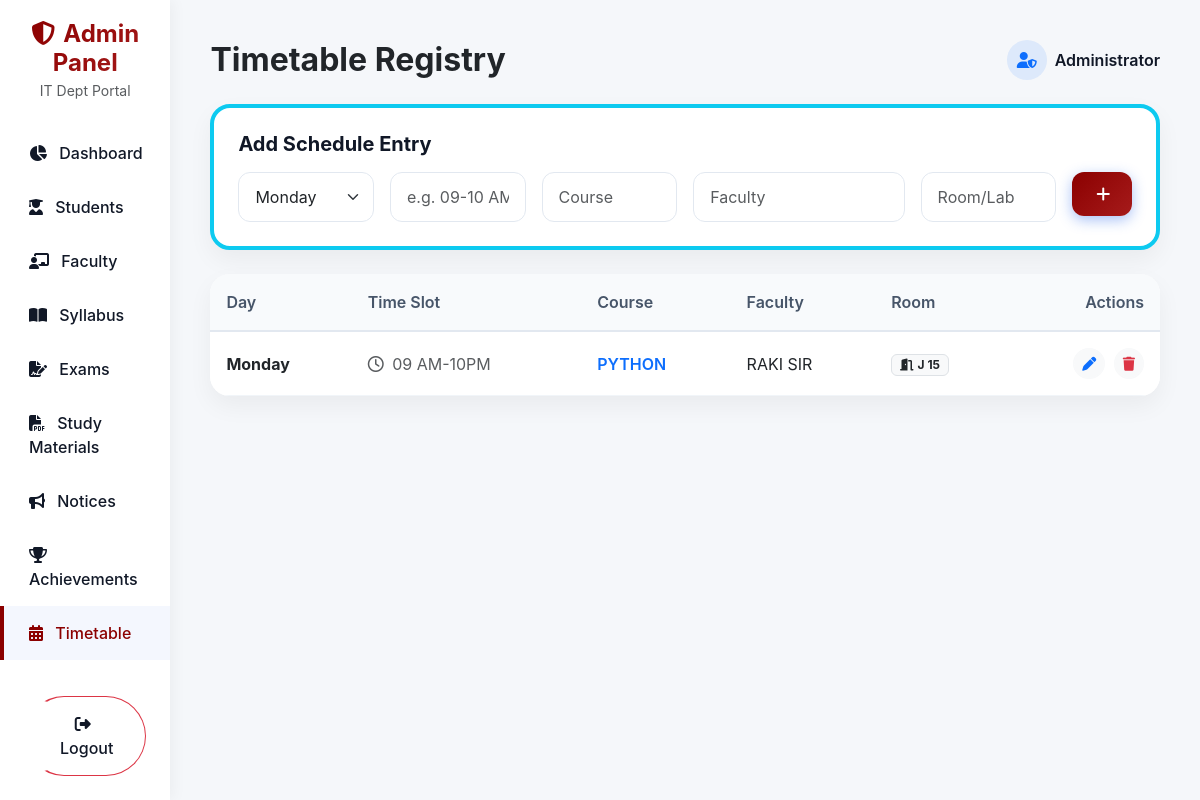
/admin/timetable/ (signed in), run on the app's committed database.
### models.py (models this page shows)
class TimeTable(SQLModel, table=True):
    id: Optional[int] = Field(default=None, primary_key=True)
    day_of_week: str
    time_slot: str
    course_code: str
    faculty_name: str
    room_no: str

### routers/timetable_router.py (the view)
@router.get("/")
def list_timetable(request: Request, db: Session = Depends(get_session), admin=Depends(check_admin)):
    entries = db.exec(select(TimeTable)).all()
    return templates.TemplateResponse("admin/timetable_list.html", {"request": request, "entries": entries})

### templates/admin/timetable_list.html (shortened to what this page needs)
{% extends "admin/admin_base.html" %}
{% block header %}Timetable Registry{% endblock %}
{% block content %}
<div class="glass-card p-4 mb-4 border-top border-4 border-info">
    <h5 class="fw-bold mb-3">Add Schedule Entry</h5>
    <form action="/admin/timetable/add" method="post" class="row g-3">
        <div class="col-md-2">
            <select name="day_of_week" class="form-select form-control">
                <option value="Monday">Monday</option>
            </select>
        </div>
        <div class="col-md-2">
            <input type="text" name="time_slot" class="form-control" placeholder="e.g. 09-10 AM" required>
        </div>
        <div class="col-md-2">
            <input type="text" name="course_code" class="form-control" placeholder="Course" required>
        </div>
        <div class="col-md-3">
            <input type="text" name="faculty_name" class="form-control" placeholder="Faculty" required>
        </div>
        <div class="col-md-2">
            <input type="text" name="room_no" class="form-control" placeholder="Room/Lab" required>
        </div>
        <div class="col-md-1">
            <button type="submit" class="btn btn-gradient w-100"><i class="fa-solid fa-plus"></i></button>
        </div>
    </form>
</div>
<div class="table-responsive table-glass">
    <table class="table table-hover mb-0">
        <thead>
            <tr>
                <th>Day</th>
                <th>Time Slot</th>
                <th>Course</th>
                <th>Faculty</th>
                <th>Room</th>
                <th class="text-end">Actions</th>
            </tr>
        </thead>
        <tbody>
            {% for entry in entries %}
            <tr>
                <td class="fw-bold">{{ entry.day_of_week }}</td>
                <td class="text-muted"><i class="fa-regular fa-clock me-1"></i> {{ entry.time_slot }}</td>
                <td class="fw-semibold text-primary">{{ entry.course_code }}</td>
                <td>{{ entry.faculty_name }}</td>
                <td><span class="badge bg-light text-dark border"><i class="fa-solid fa-door-open me-1"></i>{{ entry.room_no }}</span></td>
                <td class="text-end">
                    <a href="/admin/timetable/edit/{{ entry.id }}" class="btn btn-sm btn-light text-primary me-1 rounded-circle" title="Edit"><i class="fa-solid fa-pen"></i></a>
                    <a href="/admin/timetable/delete/{{ entry.id }}" class="btn btn-sm btn-light text-danger rounded-circle" title="Delete" onclick="return confirm('Remove?')"><i class="fa-solid fa-trash"></i></a>
                </td>
            </tr>
            {% else %}
            <tr><td colspan="6" class="text-center py-4 text-muted">No timetable entries found.</td></tr>
            {% endfor %}
        </tbody>
    </table>
</div>
{% endblock %}

### static/css/style.css (style rules this page uses)
:root { --bg-color: #F5F7FA; --primary-blue: #8B0000; --dark-header: #0F172A; --grad-start: #8B0000; --grad-end: #A61B1B; --text-main: #111827; --card-bg: #FFFFFF; --shadow-soft: 0 10px 25px rgba(0, 0, 0, 0.05); --shadow-hover: 0 20px 40px rgba(0, 0, 0, 0.1); --radius-card: 20px; --radius-btn: 12px; }
body { font-family: -apple-system, BlinkMacSystemFont, "Segoe UI", Roboto, Helvetica, Arial, sans-serif, "Apple Color Emoji", "Segoe UI Emoji", "Segoe UI Symbol"; background-color: var(--bg-color); color: var(--text-main); -webkit-font-smoothing: antialiased; min-height: 100vh; margin: 0; padding: 0; }
.glass-card { background: var(--card-bg); border-radius: var(--radius-card); box-shadow: var(--shadow-soft); border: 1px solid rgba(255, 255, 255, 0.5); transition: transform 0.3s cubic-bezier(0.4, 0, 0.2, 1), box-shadow 0.3s ease; overflow: hidden; }
.btn-gradient { background: linear-gradient(135deg, var(--grad-start), var(--grad-end)); color: #fff; border: none; border-radius: var(--radius-btn); padding: 10px 24px; font-weight: 600; transition: all 0.3s ease; box-shadow: 0 4px 14px rgba(37, 99, 235, 0.4); }
.form-control { border-radius: 12px; padding: 12px 16px; border: 1px solid #e2e8f0; transition: border-color 0.2s, box-shadow 0.2s; }
.table-glass { background: var(--card-bg); border-radius: var(--radius-card); overflow: hidden; box-shadow: var(--shadow-soft); }
.table-glass th { background: #f8fafc; color: #475569; font-weight: 600; border-bottom: 2px solid #e2e8f0; padding: 16px; }
.table-glass td { padding: 16px; vertical-align: middle; border-bottom: 1px solid #f1f5f9; }

### data on the page
TimeTable: day_of_week "Monday", time_slot "09 AM-10PM", course_code "PYTHON", faculty_name "RAKI SIR", room_no "J 15"
